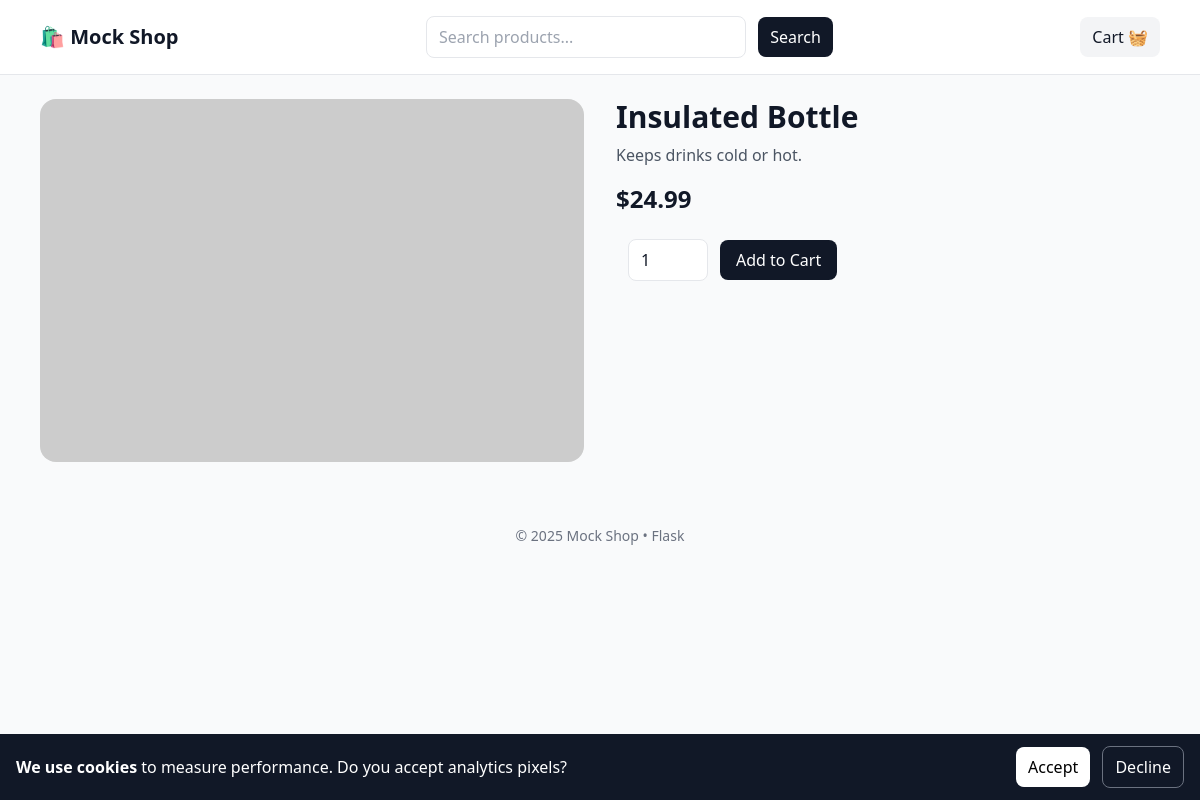
The app's page /product/4 with its own data.
### app.py (models this page shows)
class Product(db.Model):
    __tablename__ = "products"
    id = db.Column(db.Integer, primary_key=True)
    name = db.Column(db.String(120), nullable=False, index=True)
    description = db.Column(db.Text, nullable=True)
    price_cents = db.Column(db.Integer, nullable=False, default=0)
    image_url = db.Column(db.String(500), nullable=True)
    inventory = db.Column(db.Integer, nullable=False, default=0)
    def price_display(self): return f"${self.price_cents/100:.2f}"

### app.py (the view)
@app.route("/product/<int:product_id>")
def product_detail(product_id):
    product = Product.query.get_or_404(product_id)
    return render_template("product.html", product=product)

### app.py (called while the page is built)
@app.context_processor
def inject_utilities():
    def money(cents): return f"${(cents or 0)/100:.2f}"
    return dict(money=money)

@app.context_processor
def inject_pixels_and_flags():
    def flag(name, default="false"):
        return os.environ.get(name, default).lower() in ("1", "true", "yes", "on")
    return dict(
        META_PIXEL_ID=os.environ.get("META_PIXEL_ID", ""),
        TIKTOK_PIXEL_ID=os.environ.get("TIKTOK_PIXEL_ID", ""),
        SNAP_PIXEL_ID=os.environ.get("SNAP_PIXEL_ID", ""),
        CURRENCY=os.environ.get("CURRENCY", "USD"),
        SCENARIO_SKIP_CHECKOUT_PIXELS=flag("SCENARIO_SKIP_CHECKOUT_PIXELS"),
        SCENARIO_DEFER_FIRST_LOAD_AFTER_CONSENT=flag("SCENARIO_DEFER_FIRST_LOAD_AFTER_CONSENT"),
        SCENARIO_NO_SNAP_PII=flag("SCENARIO_NO_SNAP_PII", "true"),
        SCENARIO_NO_SNAP_VALUES=flag("SCENARIO_NO_SNAP_VALUES", "true"),
    )

### templates/product.html (shortened to what this page needs)
{% extends "layout.html" %}
{% block content %}
<div class="grid grid-cols-1 md:grid-cols-2 gap-8">
  <div><img src="{{ product.image_url }}" alt="{{ product.name }}" class="rounded-2xl w-full h-auto object-cover"></div>
  <div>
    <h1 class="text-3xl font-bold mb-2">{{ product.name }}</h1>
    <p class="text-gray-600 mb-4">{{ product.description }}</p>
    <div class="text-2xl font-semibold mb-6">{{ product.price_display() }}</div>
    <form action="{{ url_for('add_to_cart') }}" method="post" class="flex items-center space-x-3">
      <input type="number" name="quantity" min="1" value="1" class="w-20 border rounded-lg px-3 py-2">
      <button class="px-4 py-2 rounded-lg bg-gray-900 text-white">Add to Cart</button>
    </form>
  </div>
</div>
{% endblock %}

### records on screen
Product: name "Insulated Bottle", description "Keeps drinks cold or hot.", price_display "$24.99"

### other values on screen
{{ 2025 }} "2025"
